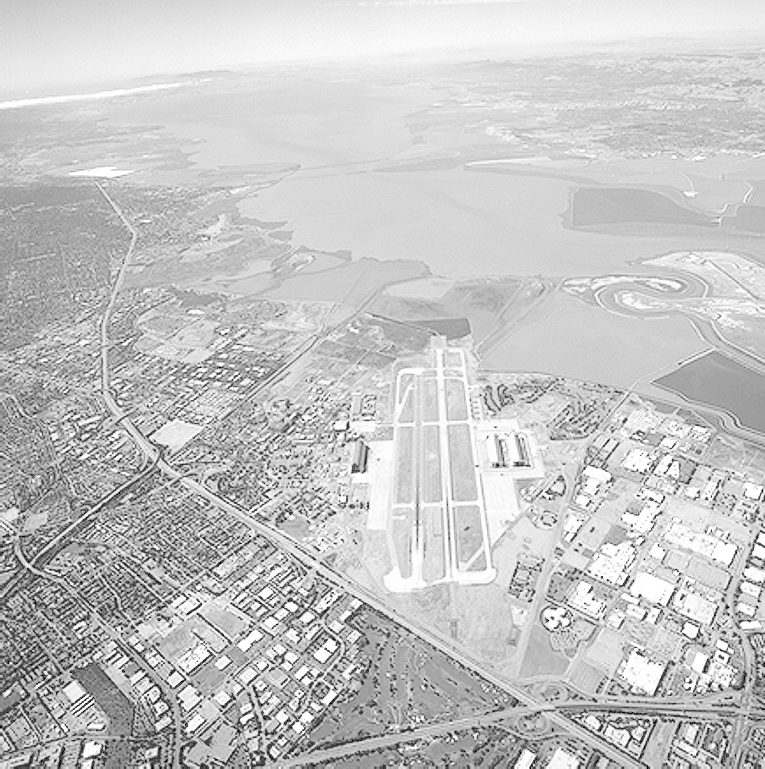
#> input picture mejoramiento-de-imagenes/Fig0309(a)(washed_out_aerial_image).tif, 765 x 769 px
$ python punto_2.py
#> lines starting #> are read from the running program, lines starting #| are printed output that depends on the picture
### mejoramiento-de-imagenes/punto_1.py
import cv2 as cv
import numpy as np
import matplotlib.pyplot as plt
from numpy._typing import NDArray


def calculate_histogram(
    image: np.ndarray,
) -> tuple[NDArray[np.uint8], NDArray[np.float64]]:
    width, height = image.shape

    x = np.linspace(0, 255, num=256, dtype=np.uint8)
    y = np.zeros(256)

    for w in range(width):
        for h in range(height):
            v = image[w, h]
            y[v] = y[v] + 1

    return x, y


def equalize_image(image: np.ndarray) -> NDArray[np.float64]:
    width, height = image.shape
    _, y = calculate_histogram(image)

    k = 255 / (width * height)
    sum = 0

    equalized_image = np.zeros(image.shape, image.dtype)

    for w in range(width):
        for h in range(height):
            for s in range(image[w, h]):
                sum += y[s]
            equalized_image[w, h] = k * sum
            sum = 0

    return equalized_image


# [22 lines left out: function main, not called in this run]


# [2 lines that do not run on import are left out]

### mejoramiento-de-imagenes/punto_2.py
from punto_1 import equalize_image
import cv2 as cv


def main() -> None:
    image = cv.imread("Fig0309(a)(washed_out_aerial_image).tif", cv.IMREAD_GRAYSCALE)
#> image is the input picture: shape (769, 765); min 0, max 255, mean 197.1

    image_eq_custom = equalize_image(image)
#> after the loop in calculate_histogram, `for w in range(width):`: y = 256 values, max 15137 at index 213, min 0 at index 1, mean 2298
#> after the loop in equalize_image, `for w in range(width):`:
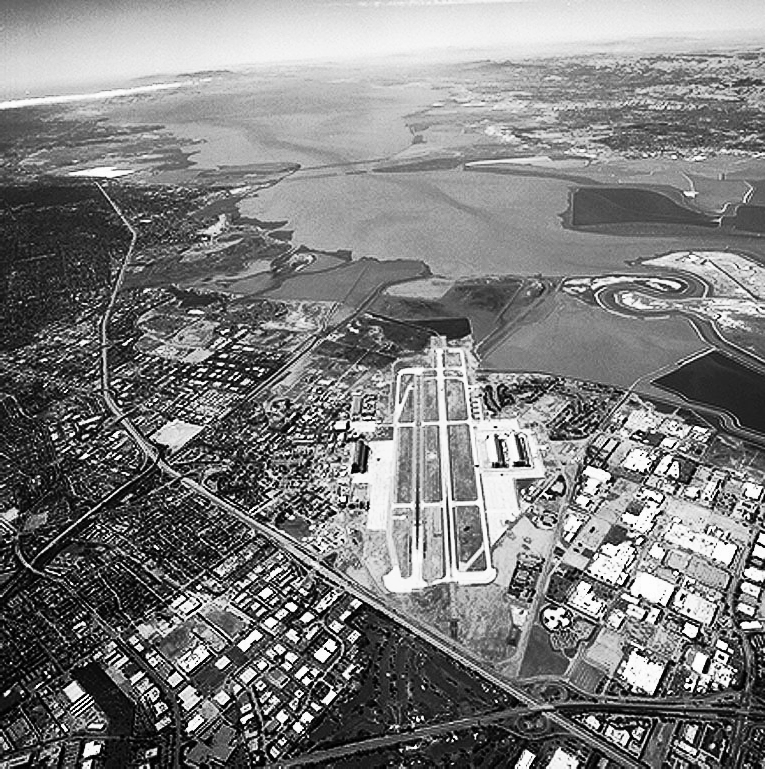
#> equalized_image: shape (769, 765); min 0, max 253, mean 125.7
    image_eq_opencv = cv.equalizeHist(image)

    cv.imshow("image", cv.hconcat([image, image_eq_custom, image_eq_opencv]))
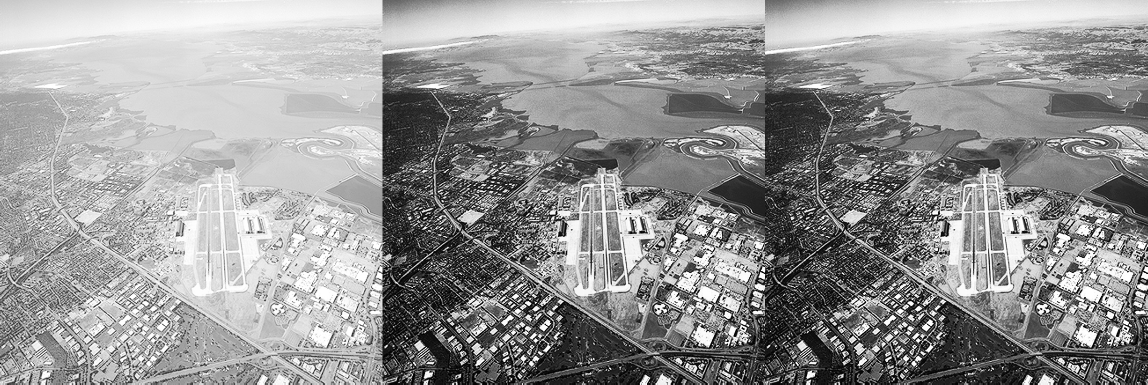
#> window 'image': shape (769, 2295) (shown at 1/2 size); min 0, max 255, mean 150.5

    while True:
        k = cv.waitKey(0) & 0xFF
#> (key Esc is pressed here)
        if k == 27:
            cv.destroyAllWindows()
            break


if __name__ == "__main__":
    main()
